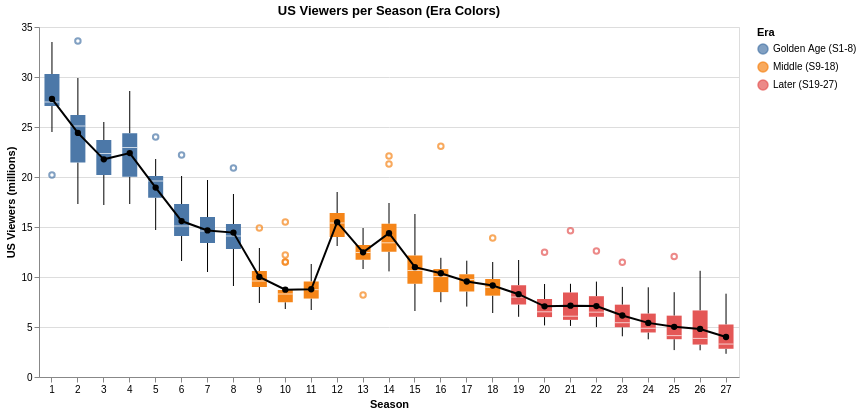

Here is the notebook cell this chart was saved with:
### Markdown cell above
## Question 2

### Code cell
# Box plot per season + mean line (colored by era)
era_domain = ["Golden Age (S1-8)", "Middle (S9-18)", "Later (S19-27)"]
era_colors = ["#4c78a8", "#f58518", "#e45756"]

q2c_era_box = (
    alt.Chart(df)
    .mark_boxplot(size=15)
    .encode(
        x=alt.X("season:O", title="Season", axis=alt.Axis(labelAngle=0)),
        y=alt.Y("us_viewers_in_millions:Q", title="US Viewers (millions)"),
        color=alt.Color(
            "era:N",
            scale=alt.Scale(domain=era_domain, range=era_colors),
            legend=alt.Legend(title="Era"),
        ),
    )
)

q2c_era_mean = (
    alt.Chart(df)
    .mark_line(color="black", strokeWidth=2)
    .encode(
        x=alt.X("season:O"),
        y=alt.Y("mean(us_viewers_in_millions):Q"),
    )
)

q2c_era_points = q2c_era_mean.mark_point(color="black", filled=True, size=40)

(q2c_era_box + q2c_era_mean + q2c_era_points).properties(
    width=700, height=350, title="US Viewers per Season (Era Colors)"
)

### Figure 1 — Vega-Lite specification as saved in the notebook (floating-point values rounded to 4 significant figures; data arrays with more than 128 entries replaced by an {"elided": "..."} marker saying what was removed)
{"config": {"view": {"continuousWidth": 300, "continuousHeight": 300}}, "layer": [{"mark": {"type": "boxplot", "size": 15}, "encoding": {"color": {"field": "era", "legend": {"title": "Era"}, "scale": {"domain": ["Golden Age (S1-8)", "Middle (S9-18)", "Later (S19-27)"], "range": ["#4c78a8", "#f58518", "#e45756"]}, "type": "nominal"}, "x": {"axis": {"labelAngle": 0}, "field": "season", "title": "Season", "type": "ordinal"}, "y": {"field": "us_viewers_in_millions", "title": "US Viewers (millions)", "type": "quantitative"}}}, {"mark": {"type": "line", "color": "black", "strokeWidth": 2}, "encoding": {"x": {"field": "season", "type": "ordinal"}, "y": {"aggregate": "mean", "field": "us_viewers_in_millions", "type": "quantitative"}}}, {"mark": {"type": "point", "color": "black", "filled": true, "size": 40}, "encoding": {"x": {"field": "season", "type": "ordinal"}, "y": {"aggregate": "mean", "field": "us_viewers_in_millions", "type": "quantitative"}}}], "data": {"name": "data-ca1a322456cd13f9c31a272da9e50162"}, "height": 350, "title": "US Viewers per Season (Era Colors)", "width": 700, "$schema": "https://vega.github.io/schema/vega-lite/v6.1.0.json", "datasets": {"data-ca1a322456cd13f9c31a272da9e50162": {"elided": "596 records"}}}
